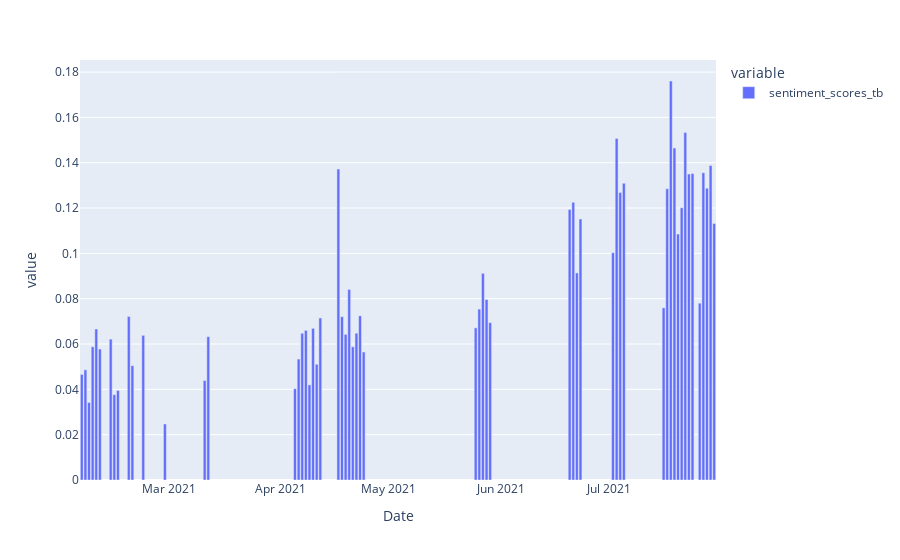

Notebook source saved alongside this figure:
### Markdown cell above
-  Numbers of tweets are more in mounth of july 2021
- On 22 july 2021 there are max numbers of tweets  '6515'

### Code cell
(dfnew.groupby('Date')['sentiment_scores_tb'].mean()).plot(kind='bar')
